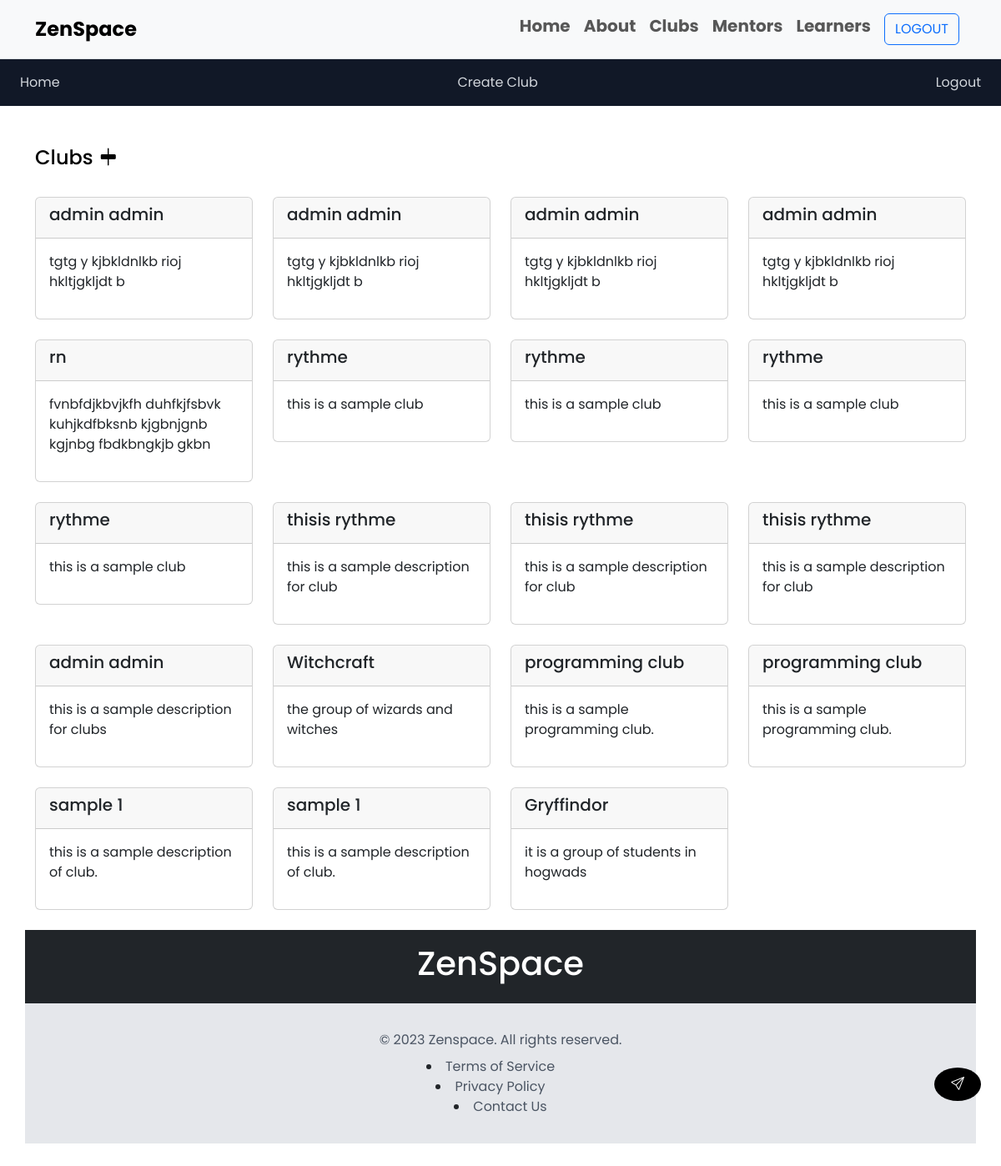
The app's page /clubs/club_list/ (signed in) with its own data.
### clubs/models.py (models this page shows, shortened)
class Club(models.Model):
    name = models.CharField(max_length=255)
    description = models.TextField()
    image = models.ImageField(upload_to='clubs/', blank=True)
    members = models.ManyToManyField(User)
    messages = models.ManyToManyField(ClubMessage, related_name='clubs')

### clubs/views.py (the view)
# urls.py: path('club_list/', views.club_list ,name='club_list'),
@login_required
def club_list(request):
    clubs = Club.objects.all()
    return render(request, "clubs/club_list.html", {'clubs': clubs})

### templates/clubs/club_list.html (shortened to what this page needs)
{% extends 'clubs/base.html' %}
{% block content %}
<nav class="bg-gray-900">
    <ul class="flex justify-between items-center px-4 py-3">
        <li>
            <a href="/" class="text-gray-300 hover:text-white">
                Home
            </a>
        </li>
        {% if user.is_authenticated %}
        <li>
            <a href="/clubs/create" class="text-gray-300 hover:text-white">
                Create Club
            </a>
        </li>
        <li>
            <a href="/authentication/signout" class="text-gray-300 hover:text-white">
                Logout
            </a>
        </li>
        {% endif %}
    </ul>
</nav>
<div class="container mb-5">
    <div class="row mt-5 mb-4">
        <div class="col-sm-12">
            <h4><a href="/clubs/clubs">Clubs <i class="bi bi-align-center"></i></a></i></h4>
        </div>
    </div>
    <div class="row mt-4">
        {% for club in clubs %}
        <div class="col-sm-3 mb-4">
            <div class="card">
                <div class="card-header">
                    <h5>{{ club.name }}</h5>
                </div>
                <div class="card-body">
                    <p>{{ club.description }}</p>
                </div>
            </div>
        </div>
        {% endfor %}
        {% endblock %}

### templates/clubs/base.html (shortened to what this page needs)
{% load static %}
<!DOCTYPE html>
<html lang="en">
    <head>
        <link rel="stylesheet" href="https://cdn.jsdelivr.net/npm/tailwindcss/dist/tailwind.min.css">
        <link href="https://cdn.jsdelivr.net/npm/bootstrap@5.3.0-alpha1/dist/css/bootstrap.min.css" rel="stylesheet"
>
        <link rel="stylesheet" href="../CSS/style.css" />
        <link rel="stylesheet" href="https://cdn.jsdelivr.net/npm/bootstrap-icons@1.10.3/font/bootstrap-icons.css">
        <nav class="navbar navbar-expand-lg bg-body-tertiary border-bottom">
            <div class="container">
                <a class="navbar-brand fw-bold fs-4" href="/">ZenSpace</a>
                <div class="collapse navbar-collapse justify-content-end" id="navbarText">
                    <ul class="navbar-nav  mb-2 mb-lg-0 fw-bold fs-5">
                        <li class="nav-item">
                            <a class="nav-link " href="/loggedin">Home</a>
                        </li>
                        <li class="nav-item">
                            <a class="nav-link" href="/about">About</a>
                        </li>
                        <li class="nav-item"><a href="/clubs" class="nav-link">Clubs</a></li>
                        <li class="nav-item"><a href="/mentors" class="nav-link">Mentors</a></li>
                        <li class="nav-item"><a href="/learners" class="nav-link">Learners</a></li>
                        <li class="nav-item">
                            <a class="nav-link" href="authentication/signin.html"><span
                                    class="btn  btn-outline-primary">LOGOUT</span></a>
                        </li>
                    </ul>
                </div>
            </div>
        </nav>
    <body>
        {% block content %} {% endblock %}
        <div class="container-fluid">
            <div class="fixed-btn row">
                <div class="col-sm-12">
                    <a href="#" class=" text-white"><i class="bi bi-send"></i></a>
                </div>
            </div>
        </div>
        <div class="container-fluid bg-dark">
            <div class="row">
                <div class="col-sm-12">
                    <h1 class="text-center text-white p-3">ZenSpace</h1>
                </div>
            </div>
        </div>
        <footer class="bg-gray-200 py-8 px-6">
            <div class="container mx-auto text-center">
                <p class="text-gray-600 mb-2">&copy; 2023 Zenspace. All rights reserved.</p>
                <nav class <ul class="flex justify-center">
                    <li class="mr-6">
                        <a href="#" class="text-gray-600 hover:text-gray-800">Terms of Service</a>
                    </li>
                    <li class="mr-6">
                        <a href="#" class="text-gray-600 hover:text-gray-800">Privacy Policy</a>
                    </li>
                    <li>
                        <a href="#" class="text-gray-600 hover:text-gray-800">Contact Us</a>
                    </li>
            </div>
        </footer>
    </body>
    </html>
    </body>
</html>

### static/CSS/style.css (style rules this page uses)
* { padding: 0;margin: 0; box-sizing: border-box; }
body { font-family: 'Poppins', sans-serif; }
a { text-decoration: none; color:black; }
.fixed-btn { background-color: black; color :white; position: fixed; border-radius: 55%; bottom: 7%; right: 3%; padding: 0.5rem; }

### records on screen
Club: name "admin admin", description "tgtg y kjbkldnlkb rioj hkltjgkljdt b"
Club: name "admin admin", description "tgtg y kjbkldnlkb rioj hkltjgkljdt b"
Club: name "admin admin", description "tgtg y kjbkldnlkb rioj hkltjgkljdt b"
Club: name "admin admin", description "tgtg y kjbkldnlkb rioj hkltjgkljdt b"
Club: name "rn", description "fvnbfdjkbvjkfh duhfkjfsbvk kuhjkdfbksnb kjgbnjgnb kgjnbg fbdkbngkjb gkbn"
Club: name "rythme", description "this is a sample club"
Club: name "rythme", description "this is a sample club"
Club: name "rythme", description "this is a sample club"
Club: name "rythme", description "this is a sample club"
Club: name "thisis rythme", description "this is a sample description for club"
Club: name "thisis rythme", description "this is a sample description for club"
Club: name "thisis rythme", description "this is a sample description for club"
Club: name "admin admin", description "this is a sample description for clubs"
Club: name "Witchcraft", description "the group of wizards and witches"
Club: name "programming club", description "this is a sample programming club."
Club: name "programming club", description "this is a sample programming club."
Club: name "sample 1", description "this is a sample description of club."
Club: name "sample 1", description "this is a sample description of club."
Club: name "Gryffindor", description "it is a group of students in hogwads"
